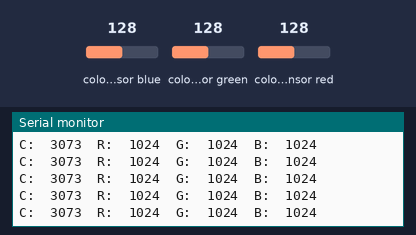
Recording of a sketch running on a simulated Arduino Uno, built with avr-gcc and run on an emulated ATmega328P. On the bench: the last lines printed to the serial monitor. The test bench sets the inputs (shaded band); at power-on: colour sensor blue 128, colour sensor green 128, colour sensor red 128.

Above: at 1.2 s.
1.3 s: colour sensor blue set to 5
At 1.45 s:
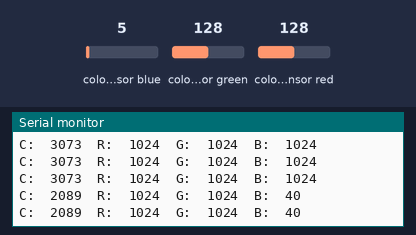
2.8 s: colour sensor green set to 5
At 2.89 s:
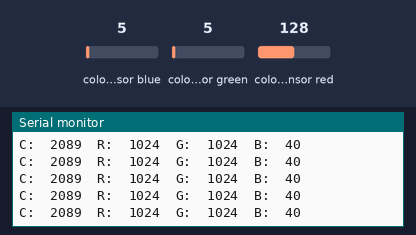
5.8 s: colour sensor red set to 64
At 5.89 s:
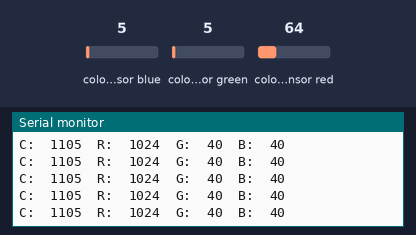
8.8 s: colour sensor blue set to 64
At 8.89 s:
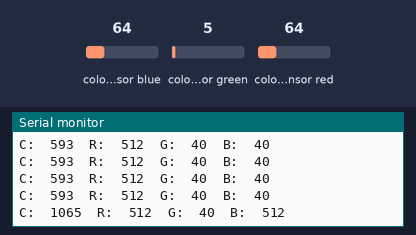
Timing chart, 0 to 11.8 s (numbered marks = the images above; inputs shaded):
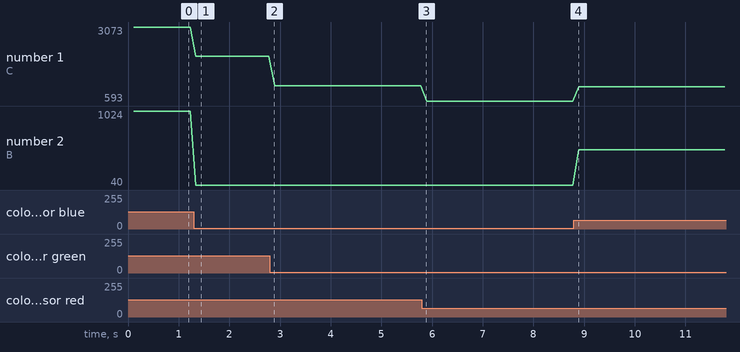

The sketch:

tcs34725_basic.ino
```cpp
#include <Wire.h>
#include <Adafruit_TCS34725.h>

Adafruit_TCS34725 tcs = Adafruit_TCS34725(TCS34725_INTEGRATIONTIME_50MS, TCS34725_GAIN_4X);

void setup()
{
  Serial.begin(9600);
  Serial.println("Color View Test!");

  if (tcs.begin())
  {
    Serial.println("Found sensor");
  }
  else
  {
    Serial.println("No TCS34725 found ... check your connections");
    while (1); // halt!
  }

}

void loop()
{
  uint16_t clear, red, green, blue;

  tcs.setInterrupt(false);      // turn on LED

  delay(60);  // takes 50ms to read

  tcs.getRawData(&red, &green, &blue, &clear);

  tcs.setInterrupt(true);  // turn off LED

  Serial.print("C:\t"); Serial.print(clear);
  Serial.print("\tR:\t"); Serial.print(red);
  Serial.print("\tG:\t"); Serial.print(green);
  Serial.print("\tB:\t"); Serial.println(blue);
}
```

Measured:
- after the input at 1.3 s, the serial monitor: prints a new line at once (image 1)
- after the input at 8.8 s, the serial monitor: prints a new line after 0.09 s (image 4)
- plotted number 1: 3073 → 2089 after the input at 1.3 s, 2089 → 1105 after the input at 2.8 s, 1105 → 593 after the input at 5.8 s, 593 → 1065 after the input at 8.8 s
- plotted number 2: 1024 → 40 after the input at 1.3 s
